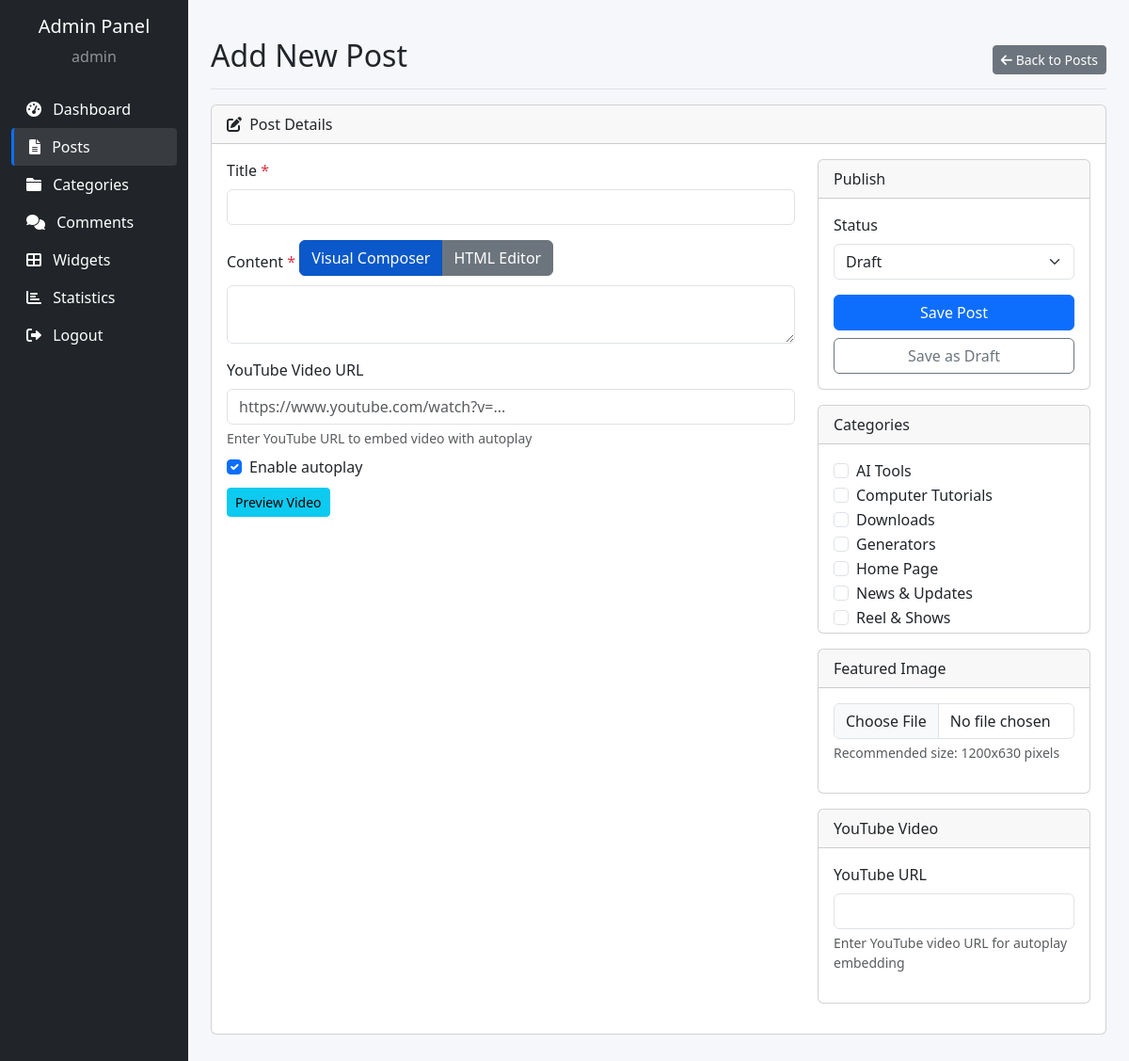
The app's page /admin/add-post.php (signed in) with its own data.
### tables this page shows
CREATE TABLE IF NOT EXISTS `categories` (
  `id` int(11) NOT NULL AUTO_INCREMENT,
  `name` varchar(100) NOT NULL,
  `slug` varchar(100) NOT NULL,
  `description` text,
  `parent_id` int(11) DEFAULT NULL,
  `created_at` datetime NOT NULL DEFAULT CURRENT_TIMESTAMP,
  PRIMARY KEY (`id`),
  UNIQUE KEY `slug` (`slug`),
  KEY `parent_id` (`parent_id`),
  CONSTRAINT `categories_ibfk_1` FOREIGN KEY (`parent_id`) REFERENCES `categories` (`id`) ON DELETE SET NULL
);

### includes/functions.php (called while the page is built, shortened)
<?php
function categoriesHasTypeColumn() {
    static $has = null; global $conn;
    $res = $conn->query("SHOW COLUMNS FROM categories LIKE 'type'");
    $has = ($res && $res->num_rows > 0);
    return $has;
}
function getPostableCategories() {
    global $conn;
    if (categoriesHasTypeColumn()) {
        $sql = "SELECT c.*,
                (SELECT COUNT(*) FROM post_categories pc
                 JOIN posts p ON pc.post_id = p.id
                 WHERE pc.category_id = c.id AND p.status = 'published') as post_count
                FROM categories c
                WHERE (c.type IS NULL OR LOWER(c.type) <> 'page')
                ORDER BY c.name ASC";
    } else {
        $sql = "SELECT c.*,
                (SELECT COUNT(*) FROM post_categories pc
                 JOIN posts p ON pc.post_id = p.id
                 WHERE pc.category_id = c.id AND p.status = 'published') as post_count
                FROM categories c
                ORDER BY c.name ASC";
    }
    $result = $conn->query($sql);
    $categories = [];
    if ($result && $result->num_rows > 0) {
        while ($row = $result->fetch_assoc()) {
            $categories[] = $row;
        }
    }
    return $categories;
}
?>

### admin/add-post.php (the view, shortened to what this page needs)
<?php
require_once '../config.php';
require_once '../includes/functions.php';
$categories = function_exists('getPostableCategories') ? getPostableCategories() : getCategories();
?>
<!DOCTYPE html>
<html lang="en">
<head>
    <link href="https://cdn.jsdelivr.net/npm/bootstrap@5.3.0/dist/css/bootstrap.min.css" rel="stylesheet">
    <link href="https://cdnjs.cloudflare.com/ajax/libs/font-awesome/6.0.0/css/all.min.css" rel="stylesheet">
    <link href="https://cdn.jsdelivr.net/npm/summernote@0.8.18/dist/summernote-bs4.min.css" rel="stylesheet">
    <link rel="stylesheet" href="https://cdnjs.cloudflare.com/ajax/libs/codemirror/5.63.0/codemirror.min.css">
    <link rel="stylesheet" href="https://cdnjs.cloudflare.com/ajax/libs/codemirror/5.63.0/theme/monokai.min.css">
    <link href="<?php echo SITE_URL; ?>/assets/css/admin.css" rel="stylesheet">
</head>
<body>
    <div class="container-fluid">
        <div class="row">
            <?php include 'includes/sidebar.php'; ?>
            <main class="col-md-9 ms-sm-auto col-lg-10 px-md-4 py-4">
                <div class="d-flex justify-content-between flex-wrap flex-md-nowrap align-items-center pt-3 pb-2 mb-3 border-bottom">
                    <h1 class="h2">Add New Post</h1>
                    <div class="btn-toolbar mb-2 mb-md-0">
                        <a href="posts.php" class="btn btn-sm btn-secondary">
                            <i class="fas fa-arrow-left"></i> Back to Posts
                        </a>
                    </div>
                </div>
                <div class="card mb-4">
                    <div class="card-header">
                        <i class="fas fa-edit me-1"></i>
                        Post Details
                    </div>
                    <div class="card-body">
                        <form method="post" action="" enctype="multipart/form-data">
                            <div class="row mb-3">
                                <div class="col-md-8">
                                    <div class="mb-3">
                                        <label for="title" class="form-label">Title <span class="text-danger">*</span></label>
                                        <input type="text" class="form-control" id="title" name="title" required>
                                    </div>
                                    <div class="mb-3">
                                        <label for="content" class="form-label">Content <span class="text-danger">*</span></label>
                                        <div class="btn-group editor-toggle-btn" role="group">
                                            <button type="button" class="btn btn-primary active" id="visual-btn">Visual Composer</button>
                                            <button type="button" class="btn btn-secondary" id="html-btn">HTML Editor</button>
                                        </div>
                                        <div id="visual-editor">
                                            <textarea class="form-control" id="summernote" name="content"></textarea>
                                        </div>
                                    </div>
                                    <div class="mb-3">
                                        <label for="youtube_url" class="form-label">YouTube Video URL</label>
                                        <input type="text" class="form-control" id="youtube_url" name="youtube_url" placeholder="https://www.youtube.com/watch?v=...">
                                        <div class="form-text">Enter YouTube URL to embed video with autoplay</div>
                                        <div class="form-check mt-2">
                                            <input class="form-check-input" type="checkbox" id="youtube_autoplay" name="youtube_autoplay" value="1" checked>
                                            <label class="form-check-label" for="youtube_autoplay">
                                                Enable autoplay
                                            </label>
                                        </div>
                                        <button type="button" class="btn btn-sm btn-info mt-2" id="preview-youtube">Preview Video</button>
                                    </div>
                                </div>
                                <div class="col-md-4">
                                    <div class="card mb-3">
                                        <div class="card-header">Publish</div>
                                        <div class="card-body">
                                            <div class="mb-3">
                                                <label for="status" class="form-label">Status</label>
                                                <select class="form-select" id="status" name="status">
                                                    <option value="draft">Draft</option>
                                                </select>
                                            </div>
                                            <div class="d-grid gap-2">
                                                <button type="submit" class="btn btn-primary">Save Post</button>
                                                <button type="button" class="btn btn-outline-secondary" id="save-draft">Save as Draft</button>
                                            </div>
                                        </div>
                                    </div>
                                    <div class="card mb-3">
                                        <div class="card-header">Categories</div>
                                        <div class="card-body" style="max-height: 200px; overflow-y: auto;">
                                            <?php foreach ($categories as $category): ?>
                                                <div class="form-check">
                                                    <input class="form-check-input" type="checkbox" name="categories[]" value="<?php echo $category['id']; ?>" id="category-<?php echo $category['id']; ?>">
                                                    <label class="form-check-label" for="category-<?php echo $category['id']; ?>">
                                                        <?php echo $category['name']; ?>
                                                    </label>
                                                </div>
                                            <?php endforeach; ?>
                                        </div>
                                    </div>
                                    <div class="card mb-3">
                                        <div class="card-header">Featured Image</div>
                                        <div class="card-body">
                                            <div class="mb-3">
                                                <input class="form-control" type="file" id="featured_image" name="featured_image" accept="image/*">
                                                <div class="form-text">Recommended size: 1200x630 pixels</div>
                                            </div>
                                        </div>
                                    </div>
                                    <div class="card">
                                        <div class="card-header">YouTube Video</div>
                                        <div class="card-body">
                                            <div class="mb-3">
                                                <label for="youtube_url" class="form-label">YouTube URL</label>
                                                <input type="url" class="form-control" id="youtube_url" name="youtube_url">
                                                <div class="form-text">Enter YouTube video URL for autoplay embedding</div>
                                            </div>
                                        </div>
                                    </div>
                                </div>
                            </div>
                        </form>
                    </div>
                </div>
            </main>
        </div>
    </div>
</body>
</html>

### admin/includes/sidebar.php
<div class="col-md-3 col-lg-2 d-md-block bg-dark sidebar collapse">
    <div class="position-sticky pt-3">
        <div class="text-center mb-4">
            <h5 class="text-white">Admin Panel</h5>
            <p class="text-white-50"><?php echo $_SESSION['admin_username']; ?></p>
        </div>
        <ul class="nav flex-column">
            <li class="nav-item">
                <a class="nav-link text-white <?php echo basename($_SERVER['PHP_SELF']) == 'index.php' ? 'active' : ''; ?>" href="index.php">
                    <i class="fas fa-tachometer-alt me-2"></i>
                    Dashboard
                </a>
            </li>
            <li class="nav-item">
                <a class="nav-link text-white <?php echo basename($_SERVER['PHP_SELF']) == 'posts.php' || basename($_SERVER['PHP_SELF']) == 'add-post.php' || basename($_SERVER['PHP_SELF']) == 'edit-post.php' ? 'active' : ''; ?>" href="posts.php">
                    <i class="fas fa-file-alt me-2"></i>
                    Posts
                </a>
            </li>
            <li class="nav-item">
                <a class="nav-link text-white <?php echo basename($_SERVER['PHP_SELF']) == 'categories.php' || basename($_SERVER['PHP_SELF']) == 'add-category.php' || basename($_SERVER['PHP_SELF']) == 'edit-category.php' ? 'active' : ''; ?>" href="categories.php">
                    <i class="fas fa-folder me-2"></i>
                    Categories
                </a>
            </li>
            <li class="nav-item">
                <a class="nav-link text-white <?php echo basename($_SERVER['PHP_SELF']) == 'comments.php' || basename($_SERVER['PHP_SELF']) == 'edit-comment.php' ? 'active' : ''; ?>" href="comments.php">
                    <i class="fas fa-comments me-2"></i>
                    Comments
                </a>
            </li>
            <li class="nav-item">
                <a class="nav-link text-white <?php echo basename($_SERVER['PHP_SELF']) == 'widgets.php' || basename($_SERVER['PHP_SELF']) == 'add-widget.php' || basename($_SERVER['PHP_SELF']) == 'edit-widget.php' ? 'active' : ''; ?>" href="widgets.php">
                    <i class="fas fa-th-large me-2"></i>
                    Widgets
                </a>
            </li>
            <li class="nav-item">
                <a class="nav-link text-white <?php echo basename($_SERVER['PHP_SELF']) == 'statistics.php' ? 'active' : ''; ?>" href="statistics.php">
                    <i class="fas fa-chart-bar me-2"></i>
                    Statistics
                </a>
            </li>
            <li class="nav-item">
                <a class="nav-link text-white" href="logout.php">
                    <i class="fas fa-sign-out-alt me-2"></i>
                    Logout
                </a>
            </li>
        </ul>
    </div>
</div>

### assets/css/admin.css (style rules this page uses)
body { background-color: #f6f7fb; }
.sidebar .nav-link.active { background-color: rgba(255,255,255,.1); border-left: 3px solid #0d6efd; }
.sidebar .nav-link { padding: .5rem 1rem; border-radius: .25rem; }

### admin/add-post.php (style rules this page uses)
.editor-toggle-btn { margin-bottom: 10px; }

### records on screen
categories: name "AI Tools"
categories: name "Computer Tutorials"
categories: name "Downloads"
categories: name "Generators"
categories: name "Home Page"
categories: name "News & Updates"
categories: name "Reel & Shows"

### other values on screen
$_SESSION['admin_username'] "admin"
